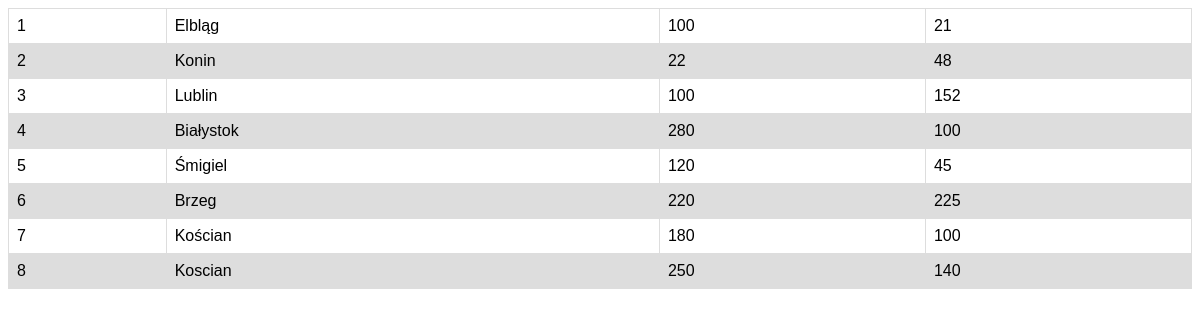
The app's page /Wyswietl2.php with its own data.
### tables this page shows
CREATE TABLE `ogloszenia` (
  `id` int(11) NOT NULL,
  `typ` text NOT NULL,
  `miasto` text NOT NULL,
  `zasieg` int(11) NOT NULL,
  `cena` int(11) NOT NULL,
  `opis` text NOT NULL,
  `NumerTelefonu` int(11) NOT NULL
);

### connect1.php (called while the page is built, shortened)
<?php
	$db_name = "bus";
?>

### Wyswietl2.php (the view, shortened to what this page needs)
<html lang="pl">
<head>
	<link rel="stylesheet" href="style1.css" type="text/css" />
</head>
<?php
	function get_products()
	{
		require_once "connect1.php";
		$polaczenie = mysql_connect($host, $db_user. '');
		$db = mysql_select_db($db_name, $polaczenie);
		$query = "SELECT * FROM ogloszenia WHERE id >10";
		$data = mysql_query($query,$polaczenie);
		$products = array();
		while($object = mysql_fetch_object($data))
		{
			$products[] = $object;
		}
		return $products;
	}
	function get_table()
	{
		$table_str = '<table>';
		$products = get_products();
		$i = 1;
		foreach($products as $product )
		{
			$table_str.='<tr id = "wyniki_wyszukiwania">';
			$table_str.='<td>'.($i++).'</td>
			<td>'.$product->miasto.'</td>
			<td>'.$product->zasieg.'</td>
			<td>'.$product->cena.'</td>';
			$table_str.='</tr>';
		}
		$table_str.= '</table>';
		return $table_str;
	}
?>
<body>
<?php
	echo get_table();
?>
</body>
</html>

### style1.css (style rules this page uses)
table { font-family: arial, sans-serif; border-collapse: collapse; width: 100%; }
td, th { border: 1px solid #dddddd; text-align: left; padding: 8px; }
tr:nth-child(even) { background-color: #dddddd; }

### records on screen
ogloszenia: miasto "Elbląg", zasieg "100", cena "21"
ogloszenia: miasto "Konin", zasieg "22", cena "48"
ogloszenia: miasto "Lublin", zasieg "100", cena "152"
ogloszenia: miasto "Białystok", zasieg "280", cena "100"
ogloszenia: miasto "Śmigiel", zasieg "120", cena "45"
ogloszenia: miasto "Brzeg", zasieg "220", cena "225"
ogloszenia: miasto "Kościan", zasieg "180", cena "100"
ogloszenia: miasto "Koscian", zasieg "250", cena "140"
